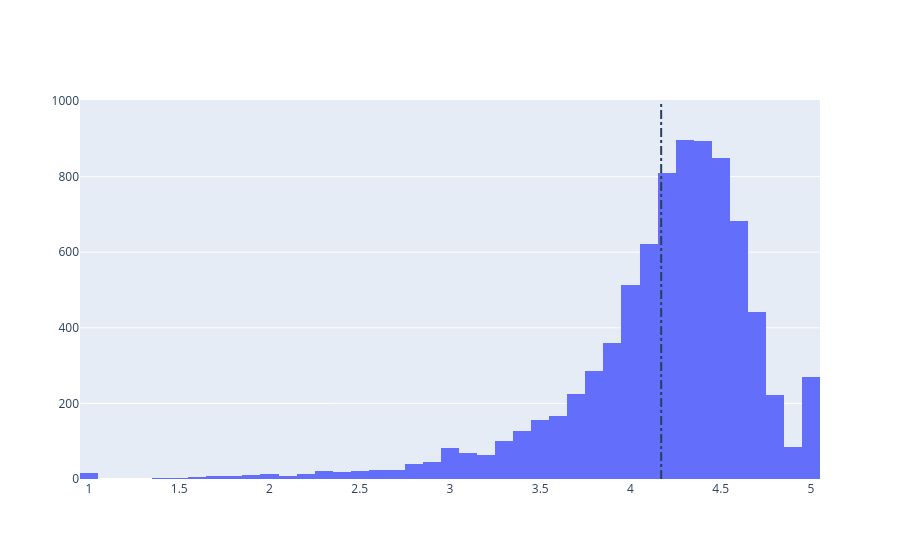

The notebook cell this image was saved under:
### Markdown cell above
## 5. Distribution of app ratings
<p>After having witnessed the market share for each category of apps, let's see how all these apps perform on an average. App ratings (on a scale of 1 to 5) impact the discoverability, conversion of apps as well as the company's overall brand image. Ratings are a key performance indicator of an app.</p>
<p>From our research, we found that the average volume of ratings across all app categories is <code>4.17</code>. The histogram plot is skewed to the left indicating that the majority of the apps are highly rated with only a few exceptions in the low-rated apps.</p>

### Code cell
# Average rating of apps
avg_app_rating = 4.17
print('Average app rating = ', avg_app_rating)

# Distribution of apps according to their ratings
data = [go.Histogram(
        x = apps['Rating']
)]

# Vertical dashed line to indicate the average app rating
layout = {'shapes': [{
              'type' :'line',
              'x0': avg_app_rating,
              'y0': 0,
              'x1': avg_app_rating,
              'y1': 1000,
              'line': { 'dash': 'dashdot'}
          }]
          }

plotly.offline.iplot({'data': data, 'layout': layout})

### Figure 1 — Plotly figure (JSON) as saved in the notebook; plotly's stock layout.template omitted (floating-point values rounded to 4 significant figures; data arrays with more than 128 entries replaced by an {"elided": "..."} marker saying what was removed)
{"data": [{"type": "histogram", "x": {"elided": "9659 float values"}}], "layout": {"shapes": [{"line": {"dash": "dashdot"}, "type": "line", "x0": 4.17, "x1": 4.17, "y0": 0, "y1": 1000}]}}
